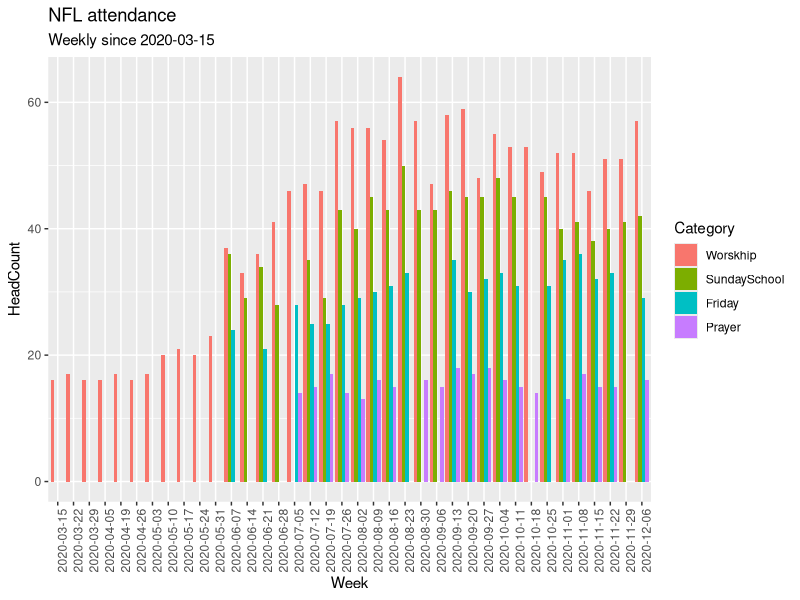

The R script that drew this image:
library(ggplot2)
library(reshape2)
library(readxl)

setwd("~/myGit/nfldata/")

de <- read_excel("headcount.xlsx")

dm <- cbind(as.numeric(de$Worskhip),as.numeric(de$SundaySchool), as.numeric(de$Friday), as.numeric(de$Prayer))
colnames(dm) <- colnames(de)[-1]
rownames(dm) <- as.character(de$Day)

dt.melt.2 <- melt(dm)
head(dt.melt.2)

colnames(dt.melt.2) <- c ("Week", "Category", "HeadCount")
# plot everything
p = ggplot(dt.melt.2, aes(Week, HeadCount)) +   
  geom_bar(aes(fill = Category), position = "dodge", stat="identity")

ggObj = p + ggtitle("NFL attendance", subtitle = "Weekly since 2020-03-15") + theme(axis.text.x=element_text(angle=90, hjust=1))

ggsave(plot=ggObj, file="NFL_attendance.pdf", device=cairo_pdf, width=16, height=6)



